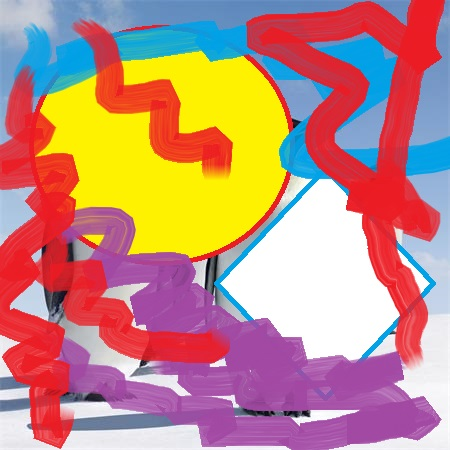
#> input picture note/step4/爬虫笔记/20. AI02/day02/none.jpg, 450 x 450 px
$ python feature.py
#> lines starting #> are read from the running program, lines starting #| are printed output that depends on the picture
import os
import sys
import platform
import numpy as np
import cv2 as cv
import matplotlib.pyplot as mp
import mpl_toolkits.axes_grid1 as mg


def read_image(filename):
#> called with filename = 'none.jpg'
    image = cv.imread(filename)
#> image is the input picture: shape (450, 450, 3); mean B, G, R 129.2, 140.3, 193.4
    return image


def show_image(title, image):
    cv.imshow(title, image)


def calc_features(image):
    star = cv.xfeatures2d.StarDetector_create()
    keypoints = star.detect(image)
#> keypoints = 163 keypoints; strongest (x, y, size): (222, 362, 6), (143, 327, 4), (204, 262, 4), (201, 265, 8)
    sift = cv.xfeatures2d.SIFT_create()
    gray = cv.cvtColor(image, cv.COLOR_BGR2GRAY)
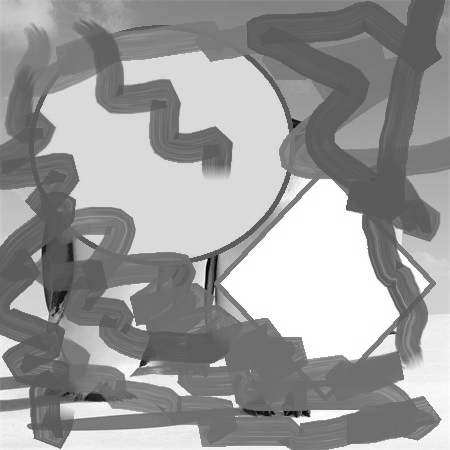
#> gray: shape (450, 450); min 2, max 255, mean 154.9
    keypoints, desc = sift.compute(gray, keypoints)
    return desc


def draw_desc(desc):
    ma = mp.matshow(desc, cmap='jet')
    mp.gcf().set_facecolor(np.ones(3) * 240 / 255)
    mp.title('DESC', fontsize=20)
    mp.xlabel('Feature', fontsize=14)
    mp.ylabel('Sample', fontsize=14)
    ax = mp.gca()
    ax.xaxis.set_major_locator(mp.MultipleLocator(8))
    ax.xaxis.set_minor_locator(mp.MultipleLocator())
    ax.yaxis.set_major_locator(mp.MultipleLocator(8))
    ax.yaxis.set_minor_locator(mp.MultipleLocator())
    mp.tick_params(which='both', top=True, right=True,
                   labeltop=False, labelbottom=True, labelsize=10)
    dv = mg.make_axes_locatable(ax)
    ca = dv.append_axes('right', '3%', pad='3%')
    cb = mp.colorbar(ma, cax=ca)
    cb.set_label('DESC', fontsize=14)


def show_chart():
    mp.show()
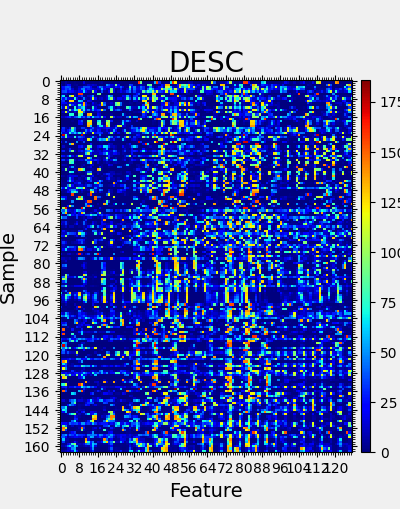
#> figure drawn by matplotlib, 2 panels


def main(argc, argv, envp):
    original = read_image('none.jpg')
    show_image('Original', original)
    desc = calc_features(original)
    draw_desc(desc)
    show_chart()
    return 0


if __name__ == '__main__':
    sys.exit(main(len(sys.argv), sys.argv, os.environ))
#> (the program exits here)

$ run again, with note/step4/爬虫笔记/20. AI02/day02/circle.jpg copied over note/step4/爬虫笔记/20. AI02/day02/none.jpg
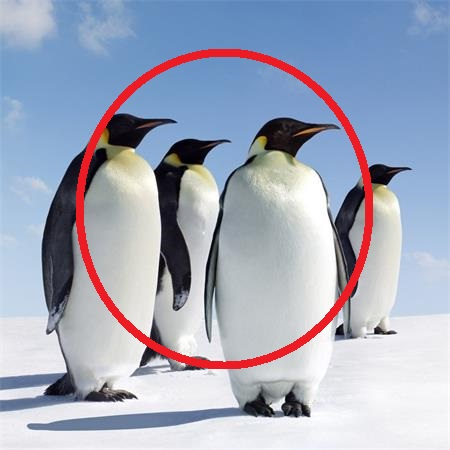
#> input picture note/step4/爬虫笔记/20. AI02/day02/circle.jpg, 450 x 450 px
#> in read_image, image is the input picture: shape (450, 450, 3); mean B, G, R 187.2, 168.9, 162.6
#> keypoints = 112 keypoints; strongest (x, y, size): (201, 186, 32), (147, 332, 6), (142, 347, 6), (330, 328, 8)
#> in calc_features, `gray = cv.cvtColor(image, cv.COLOR_BGR2GRAY)`:
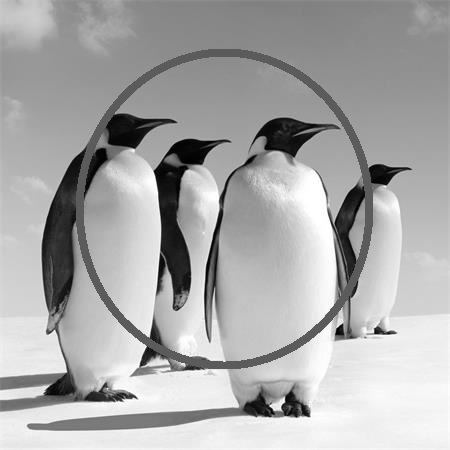
#> gray: shape (450, 450); min 0, max 255, mean 169.1
#> in show_chart, `mp.show()`:
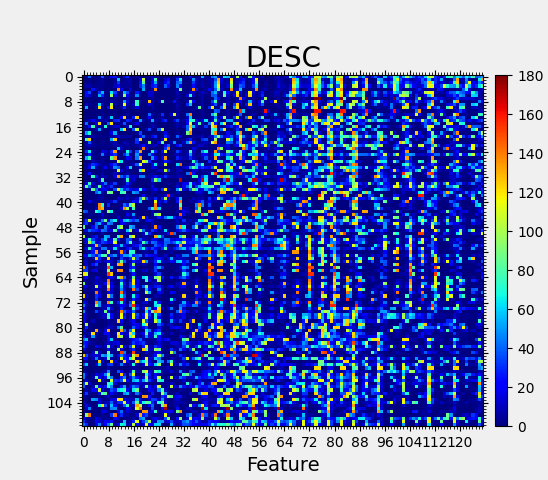
#> figure drawn by matplotlib, 2 panels
